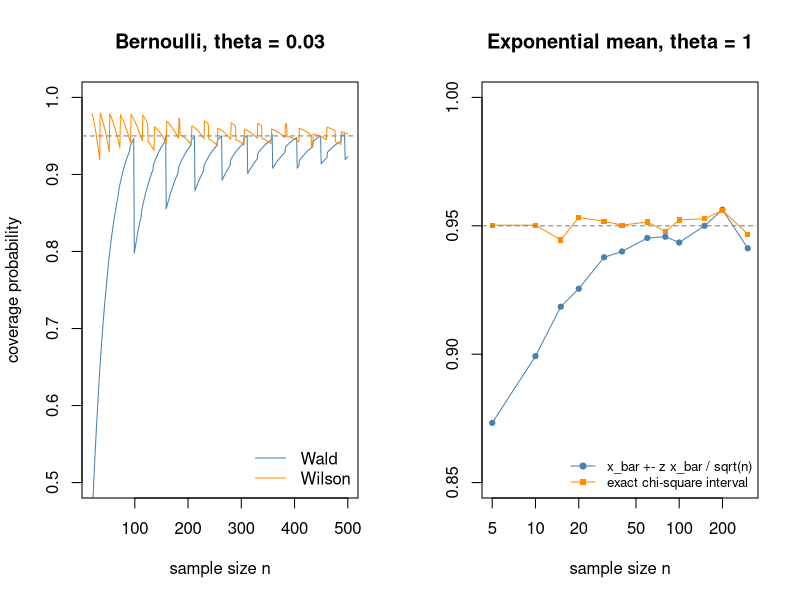

The R script that drew this image:
# Coverage of approximate and exact 95% confidence intervals.
z <- qnorm(0.975)
op <- par(mfrow = c(1, 2))

# Bernoulli proportion: exact coverage of the Wald and Wilson intervals,
# summing binomial probabilities over the outcomes whose interval contains theta
theta <- 0.03
ns <- 20:500
cover <- t(sapply(ns, function(n) {
  k <- 0:n
  p <- dbinom(k, n, theta)
  ph <- k / n
  half <- z * sqrt(ph * (1 - ph) / n)
  centre <- (ph + z^2 / (2 * n)) * n / (n + z^2)
  hw <- n / (n + z^2) * z * sqrt(ph * (1 - ph) / n + z^2 / (4 * n^2))
  c(wald = sum(p[ph - half <= theta & theta <= ph + half]),
    wilson = sum(p[centre - hw <= theta & theta <= centre + hw]))
}))
matplot(ns, cover, type = "l", lty = 1, lwd = 1, col = c("steelblue", "darkorange"),
        ylim = c(0.5, 1), xlab = "sample size n", ylab = "coverage probability",
        main = "Bernoulli, theta = 0.03")
abline(h = 0.95, lty = 2, col = "grey50")
legend("bottomright", bty = "n", legend = c("Wald", "Wilson"),
       col = c("steelblue", "darkorange"), lwd = 1)

# Exponential mean: simulated coverage of the approximate and the exact interval
set.seed(0)
reps <- 4000
ns2 <- c(5, 10, 15, 20, 30, 40, 60, 80, 100, 150, 200, 300)
cover2 <- t(sapply(ns2, function(n) {
  xbar <- rowMeans(matrix(rexp(reps * n, rate = 1), reps, n))
  lo <- 2 * n * xbar / qchisq(0.975, 2 * n)
  hi <- 2 * n * xbar / qchisq(0.025, 2 * n)
  c(approx = mean(abs(xbar - 1) <= z * xbar / sqrt(n)),
    exact = mean(lo <= 1 & 1 <= hi))
}))
matplot(ns2, cover2, type = "o", lty = 1, pch = c(19, 15), cex = 0.7,
        col = c("steelblue", "darkorange"), log = "x", ylim = c(0.85, 1),
        xlab = "sample size n", ylab = "", main = "Exponential mean, theta = 1")
abline(h = 0.95, lty = 2, col = "grey50")
legend("bottomright", bty = "n", cex = 0.8,
       legend = c("x_bar +- z x_bar / sqrt(n)", "exact chi-square interval"),
       col = c("steelblue", "darkorange"), pch = c(19, 15), lty = 1)
par(op)
